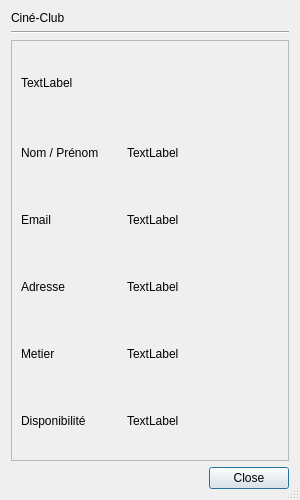
<?xml version="1.0" encoding="UTF-8"?>
<ui version="4.0">
 <class>info_user_dialog</class>
 <widget class="QDialog" name="info_user_dialog">
  <property name="minimumSize">
   <size>
    <width>300</width>
    <height>500</height>
   </size>
  </property>
  <property name="windowTitle">
   <string>Détails d'un utilisateur</string>
  </property>
  <property name="styleSheet">
   <string notr="true">&quot;&quot;</string>
  </property>
  <property name="sizeGripEnabled">
   <bool>true</bool>
  </property>
  <property name="modal">
   <bool>true</bool>
  </property>
  <layout class="QVBoxLayout" name="verticalLayout">
   <item>
    <widget class="QLabel" name="titre">
     <property name="sizePolicy">
      <sizepolicy hsizetype="Expanding" vsizetype="Minimum">
       <horstretch>0</horstretch>
       <verstretch>0</verstretch>
      </sizepolicy>
     </property>
     <property name="text">
      <string>Ciné-Club</string>
     </property>
    </widget>
   </item>
   <item>
    <widget class="Line" name="line">
     <property name="sizePolicy">
      <sizepolicy hsizetype="Expanding" vsizetype="Fixed">
       <horstretch>0</horstretch>
       <verstretch>0</verstretch>
      </sizepolicy>
     </property>
     <property name="frameShadow">
      <enum>QFrame::Sunken</enum>
     </property>
     <property name="orientation">
      <enum>Qt::Horizontal</enum>
     </property>
    </widget>
   </item>
   <item>
    <widget class="QScrollArea" name="scrollArea">
     <property name="widgetResizable">
      <bool>true</bool>
     </property>
     <widget class="QWidget" name="scrollAreaWidgetContents">
      <property name="geometry">
       <rect>
        <x>0</x>
        <y>0</y>
        <width>499</width>
        <height>460</height>
       </rect>
      </property>
      <layout class="QGridLayout" name="gridLayout_4" rowstretch="0">
       <item row="0" column="0">
        <layout class="QGridLayout" name="add_event_layout" rowstretch="0,1,1,1,1,1,1" rowminimumheight="5,0,0,0,0,0,0">
         <property name="sizeConstraint">
          <enum>QLayout::SetDefaultConstraint</enum>
         </property>
         <item row="0" column="0" rowspan="2" colspan="2">
          <widget class="QLabel" name="identifiant_user_value">
           <property name="styleSheet">
            <string notr="true">font: 14pt &quot;Arial&quot;;</string>
           </property>
           <property name="text">
            <string>TextLabel</string>
           </property>
          </widget>
         </item>
         <item row="2" column="0">
          <widget class="QLabel" name="nom_prenom_user_label">
           <property name="minimumSize">
            <size>
             <width>100</width>
             <height>0</height>
            </size>
           </property>
           <property name="maximumSize">
            <size>
             <width>100</width>
             <height>16777215</height>
            </size>
           </property>
           <property name="text">
            <string>Nom / Prénom</string>
           </property>
          </widget>
         </item>
         <item row="5" column="0">
          <widget class="QLabel" name="metier_user_label">
           <property name="minimumSize">
            <size>
             <width>100</width>
             <height>0</height>
            </size>
           </property>
           <property name="maximumSize">
            <size>
             <width>100</width>
             <height>16777215</height>
            </size>
           </property>
           <property name="text">
            <string>Metier</string>
           </property>
          </widget>
         </item>
         <item row="3" column="0">
          <widget class="QLabel" name="email_user_label">
           <property name="minimumSize">
            <size>
             <width>100</width>
             <height>0</height>
            </size>
           </property>
           <property name="maximumSize">
            <size>
             <width>100</width>
             <height>16777215</height>
            </size>
           </property>
           <property name="text">
            <string>Email</string>
           </property>
          </widget>
         </item>
         <item row="6" column="0">
          <widget class="QLabel" name="disponibilite_user_label">
           <property name="minimumSize">
            <size>
             <width>100</width>
             <height>0</height>
            </size>
           </property>
           <property name="maximumSize">
            <size>
             <width>100</width>
             <height>16777215</height>
            </size>
           </property>
           <property name="text">
            <string>Disponibilité</string>
           </property>
          </widget>
         </item>
         <item row="2" column="1">
          <widget class="QLabel" name="nom_prenom_user_value">
           <property name="text">
            <string>TextLabel</string>
           </property>
          </widget>
         </item>
         <item row="3" column="1">
          <widget class="QLabel" name="email_user_value">
           <property name="text">
            <string>TextLabel</string>
           </property>
          </widget>
         </item>
         <item row="4" column="1">
          <widget class="QLabel" name="adresse_user_value">
           <property name="text">
            <string>TextLabel</string>
           </property>
          </widget>
         </item>
         <item row="5" column="1">
          <widget class="QLabel" name="metier_user_value">
           <property name="text">
            <string>TextLabel</string>
           </property>
          </widget>
         </item>
         <item row="6" column="1">
          <widget class="QLabel" name="disponibilite_user_value">
           <property name="text">
            <string>TextLabel</string>
           </property>
          </widget>
         </item>
         <item row="4" column="0">
          <widget class="QLabel" name="adresse_user_label">
           <property name="minimumSize">
            <size>
             <width>100</width>
             <height>0</height>
            </size>
           </property>
           <property name="maximumSize">
            <size>
             <width>100</width>
             <height>16777215</height>
            </size>
           </property>
           <property name="text">
            <string>Adresse</string>
           </property>
          </widget>
         </item>
        </layout>
       </item>
      </layout>
     </widget>
    </widget>
   </item>
   <item>
    <widget class="QDialogButtonBox" name="buttonBox">
     <property name="standardButtons">
      <set>QDialogButtonBox::Close</set>
     </property>
    </widget>
   </item>
  </layout>
 </widget>
 <tabstops>
  <tabstop>scrollArea</tabstop>
 </tabstops>
 <resources/>
 <connections>
  <connection>
   <sender>buttonBox</sender>
   <signal>accepted()</signal>
   <receiver>info_user_dialog</receiver>
   <slot>accept()</slot>
   <hints>
    <hint type="sourcelabel">
     <x>284</x>
     <y>590</y>
    </hint>
    <hint type="destinationlabel">
     <x>157</x>
     <y>274</y>
    </hint>
   </hints>
  </connection>
  <connection>
   <sender>buttonBox</sender>
   <signal>rejected()</signal>
   <receiver>info_user_dialog</receiver>
   <slot>reject()</slot>
   <hints>
    <hint type="sourcelabel">
     <x>352</x>
     <y>590</y>
    </hint>
    <hint type="destinationlabel">
     <x>286</x>
     <y>274</y>
    </hint>
   </hints>
  </connection>
 </connections>
</ui>
